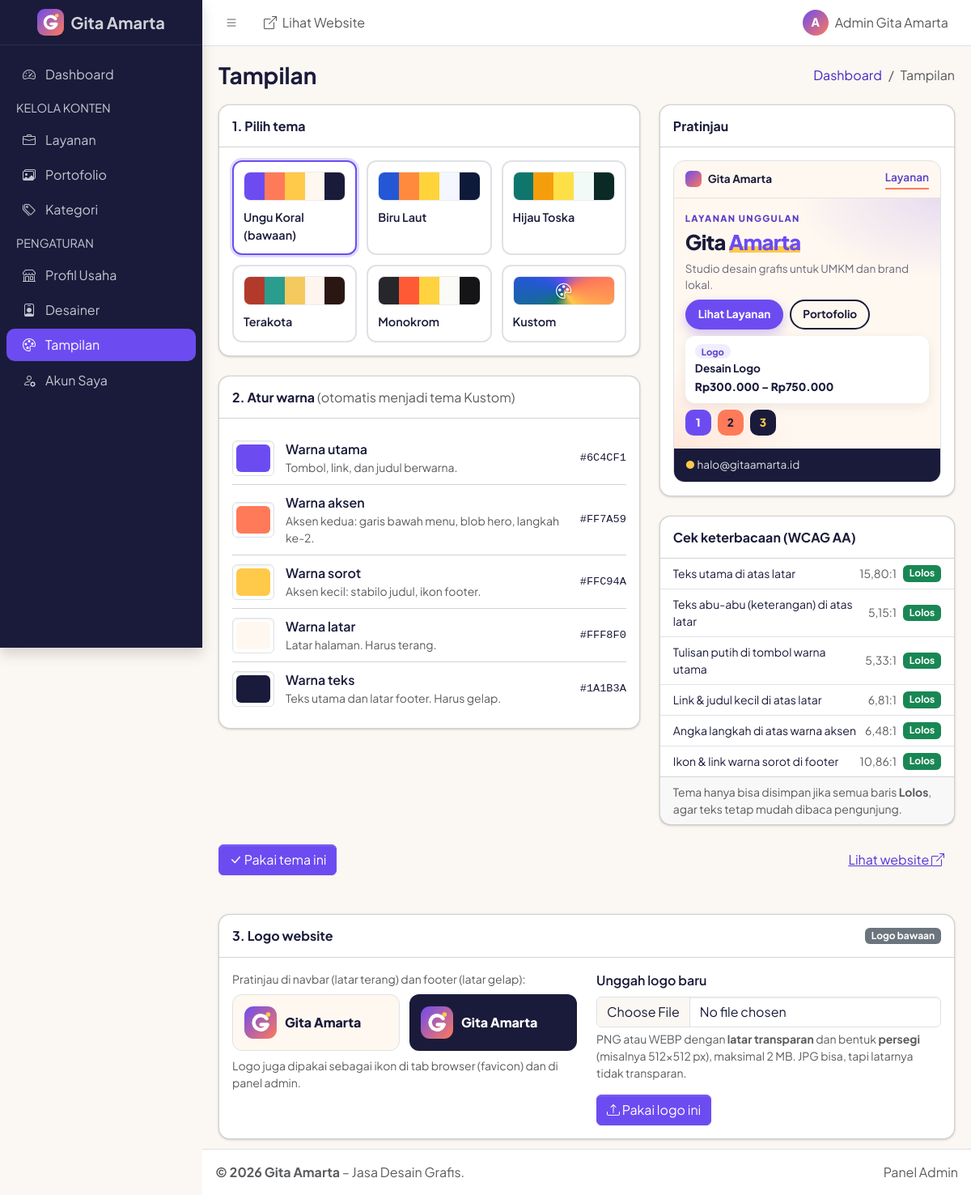
Screenshot of /admin/tampilan.php (signed in) with the database file from the repository.
### tables this page shows
CREATE TABLE profil_usaha (
  id_profil   INT UNSIGNED NOT NULL AUTO_INCREMENT,
  nama_usaha  VARCHAR(100) NOT NULL,
  deskripsi   TEXT         NULL,
  no_whatsapp VARCHAR(20)  NOT NULL COMMENT 'Format internasional tanpa +, contoh 6281234567890',
  email       VARCHAR(100) NULL,
  instagram   VARCHAR(100) NULL COMMENT 'Username tanpa @',
  alamat      TEXT         NULL,
  PRIMARY KEY (id_profil)
);

CREATE TABLE tampilan (
  id_tampilan INT UNSIGNED NOT NULL AUTO_INCREMENT,
  tema        VARCHAR(30)  NOT NULL DEFAULT 'ungu-koral' COMMENT 'kunci tema bawaan, atau "kustom"',
  warna_utama CHAR(7)      NOT NULL COMMENT 'tombol, link, judul berwarna',
  warna_aksen CHAR(7)      NOT NULL COMMENT 'aksen kedua (koral)',
  warna_sorot CHAR(7)      NOT NULL COMMENT 'aksen kecil (kuning)',
  warna_latar CHAR(7)      NOT NULL COMMENT 'latar halaman, harus terang',
  warna_teks  CHAR(7)      NOT NULL COMMENT 'teks utama & footer',
  logo        VARCHAR(255) NULL     COMMENT 'file logo unggahan; NULL = logo bawaan (logo.svg)',
  PRIMARY KEY (id_tampilan)
);

### admin/tampilan.php (the view, shortened to what the rows shown need)
<?php
require_once __DIR__ . '/includes/auth.php';
$admin      = wajibLogin();
$lama       = getTampilan();
$daftarTema = daftarTema();
$error      = [];
$data       = $lama;
$variabel    = variabelCssTema($data);
$labelWarna = [
    'warna_utama' => ['Warna utama', 'Tombol, link, dan judul berwarna.'],
    'warna_aksen' => ['Warna aksen', 'Aksen kedua: garis bawah menu, blob hero, langkah ke-2.'],
    'warna_sorot' => ['Warna sorot', 'Aksen kecil: stabilo judul, ikon footer.'],
    'warna_latar' => ['Warna latar', 'Latar halaman. Harus terang.'],
    'warna_teks'  => ['Warna teks', 'Teks utama dan latar footer. Harus gelap.'],
];
$judulHalaman = 'Tampilan';
require __DIR__ . '/includes/atas.php';
?>
<form action="tampilan.php" method="post" data-form-tema>
    <div class="row g-4">
        <div class="col-xl-7">
            <div class="card mb-4">
                <div class="card-header"><h2 class="card-title fs-6 fw-bold mb-0">1. Pilih tema</h2></div>
                <div class="card-body">
                    <div class="pilihan-tema" role="radiogroup" aria-label="Tema website">
                        <?php foreach ($daftarTema + ['kustom' => ['nama' => 'Kustom']] as $kunci => $tema): ?>
                            <?php $warnaTema = array_intersect_key($tema, array_flip(KOLOM_WARNA)); ?>
                            <label class="kartu-tema">
                                <span class="kartu-tema-isi">
                                    <span class="kartu-tema-swatch" aria-hidden="true">
                                        <?php if ($warnaTema): ?>
                                            <?php foreach ($warnaTema as $hex): ?>
                                                <span style="background: <?= e($hex) ?>"></span>
                                            <?php endforeach; ?>
                                        <?php else: ?>
                                            <span class="swatch-kustom"><i class="bi bi-palette"></i></span>
                                        <?php endif; ?>
                                    </span>
                                    <span class="kartu-tema-nama"><?= e($tema['nama']) ?></span>
                                </span>
                            </label>
                        <?php endforeach; ?>
                    </div>
                </div>
            </div>
            <div class="card">
                <div class="card-header">
                    <h2 class="card-title fs-6 fw-bold mb-0">2. Atur warna <span class="text-body-secondary fw-normal">(otomatis menjadi tema Kustom)</span></h2>
                </div>
                <div class="card-body">
                    <?php foreach ($labelWarna as $kolom => [$label, $bantuan]): ?>
                        <div class="baris-warna<?= isset($error[$kolom]) ? ' is-invalid' : '' ?>">
                            <input type="color" id="<?= e($kolom) ?>" name="<?= e($kolom) ?>" class="form-control form-control-color"
                                   value="<?= e(strtolower(warnaHexValid((string) $data[$kolom]) ? $data[$kolom] : $variabel['--primary'])) ?>"
                                   aria-describedby="bantuan-<?= e($kolom) ?>">
                            <div class="flex-grow-1">
                                <label for="<?= e($kolom) ?>" class="form-label fw-semibold mb-0"><?= e($label) ?></label>
                                <div class="form-text mt-0" id="bantuan-<?= e($kolom) ?>"><?= e($bantuan) ?></div>
                            </div>
                            <code class="kode-warna" data-kode-untuk="<?= e($kolom) ?>"><?= e(strtoupper((string) $data[$kolom])) ?></code>
                        </div>
                    <?php endforeach; ?>
                </div>
            </div>
        </div>
        <div class="col-xl-5">
            <div class="card mb-4">
                <div class="card-header"><h2 class="card-title fs-6 fw-bold mb-0">Pratinjau</h2></div>
            </div>
            <div class="card">
                <div class="card-header"><h2 class="card-title fs-6 fw-bold mb-0">Cek keterbacaan (WCAG AA)</h2></div>
            </div>
        </div>
    </div>
</form>
<div class="card mt-5" id="bagian-logo">
    <div class="card-header d-flex align-items-center">
        <h2 class="card-title fs-6 fw-bold mb-0">3. Logo website</h2>
    </div>
    <div class="card-body">
        <div class="row g-4 align-items-start">
            <div class="col-lg-6">
                <div class="pratinjau-logo" aria-hidden="true">
                    <div class="latar-terang">
                        <img src="<?= e('../' . urlLogo()) ?>" alt="" width="40" height="40" data-preview-untuk="logo">
                        <span><?= e($profilUsaha['nama_usaha']) ?></span>
                    </div>
                    <div class="latar-gelap">
                        <img src="<?= e('../' . urlLogo()) ?>" alt="" width="40" height="40" data-preview-untuk="logo">
                        <span><?= e($profilUsaha['nama_usaha']) ?></span>
                    </div>
                </div>
            </div>
        </div>
    </div>
</div>
<?php require __DIR__ . '/includes/bawah.php'; ?>

### admin/includes/atas.php (shortened to what the rows shown need)
<?php
$profilUsaha = getProfilUsaha();
?>
<!doctype html>
<html lang="id" data-bs-theme="light" data-lte-color-mode="off">
<head>
    <link rel="stylesheet" href="https://cdn.jsdelivr.net/npm/bootstrap-icons@1.13.1/font/bootstrap-icons.min.css">
    <link rel="stylesheet" href="<?= e(urlAset('assets/adminlte/adminlte.min.css', __DIR__ . '/..')) ?>">
    <link rel="stylesheet" href="<?= e(urlAset('assets/admin.css', __DIR__ . '/..')) ?>">
</head>
<body class="layout-fixed sidebar-expand-lg bg-body-tertiary">
<div class="app-wrapper">
    <nav class="app-header navbar navbar-expand bg-body">
        <div class="container-fluid">
            <ul class="navbar-nav ms-auto">
                <li class="nav-item dropdown user-menu">
                    <a href="#" class="nav-link dropdown-toggle d-flex align-items-center gap-2" data-bs-toggle="dropdown" aria-expanded="false">
                        <span class="avatar-inisial" aria-hidden="true"><?= e(mb_strtoupper(mb_substr($admin['nama'], 0, 1))) ?></span>
                        <span class="d-none d-md-inline"><?= e($admin['nama']) ?></span>
                    </a>
                </li>
            </ul>
        </div>
    </nav>
    <aside class="app-sidebar shadow" data-bs-theme="dark">
        <div class="sidebar-brand">
            <a href="index.php" class="brand-link">
                <img src="<?= e('../' . urlLogo()) ?>" alt="" class="brand-image" width="33" height="33">
                <span class="brand-text fw-bold"><?= e($profilUsaha['nama_usaha']) ?></span>
            </a>
        </div>
    </aside>
    <main class="app-main" id="konten">
        <div class="app-content-header">
            <div class="container-fluid">
                <div class="row align-items-center g-2">
                    <div class="col-sm-6">
                        <h1 class="mb-0 fs-3 fw-bold"><?= e($judulHalaman) ?></h1>
                    </div>
                </div>
            </div>
        </div>
        <div class="app-content">
            <div class="container-fluid">

### admin/includes/bawah.php (shortened to what the rows shown need)
            </div>
        </div>
    </main>
    <footer class="app-footer">
        <div class="float-end d-none d-sm-inline">Panel Admin</div>
        <strong>&copy; <?= date('Y') ?> <?= e($profilUsaha['nama_usaha']) ?></strong> – Jasa Desain Grafis.
    </footer>
</div>
</body>
</html>

### rows the page displays
profil_usaha: nama_usaha "Gita Amarta"
tampilan: nama "Ungu Koral (bawaan)", warna_utama "#6c4cf1", warna_utama "#6C4CF1", warna_aksen "#ff7a59", warna_aksen "#FF7A59", warna_sorot "#ffc94a", warna_sorot "#FFC94A", warna_latar "#fff8f0", warna_latar "#FFF8F0", warna_teks "#1a1b3a", warna_teks "#1A1B3A"

### other values shown
mb_strtoupper(mb_substr($admin['nama'], 0, 1)) "A"
$admin['nama'] "Admin Gita Amarta"
$item['label'] "Dashboard"
mb_strtoupper($item['judul']) "KELOLA KONTEN"
$item['label'] "Layanan"
$item['label'] "Portofolio"
$item['label'] "Kategori"
mb_strtoupper($item['judul']) "PENGATURAN"
$item['label'] "Profil Usaha"
$item['label'] "Desainer"
$item['label'] "Tampilan"
$item['label'] "Akun Saya"
$judulHalaman "Tampilan"
$langkah['label'] "Tampilan"
$tema['nama'] "Biru Laut"
